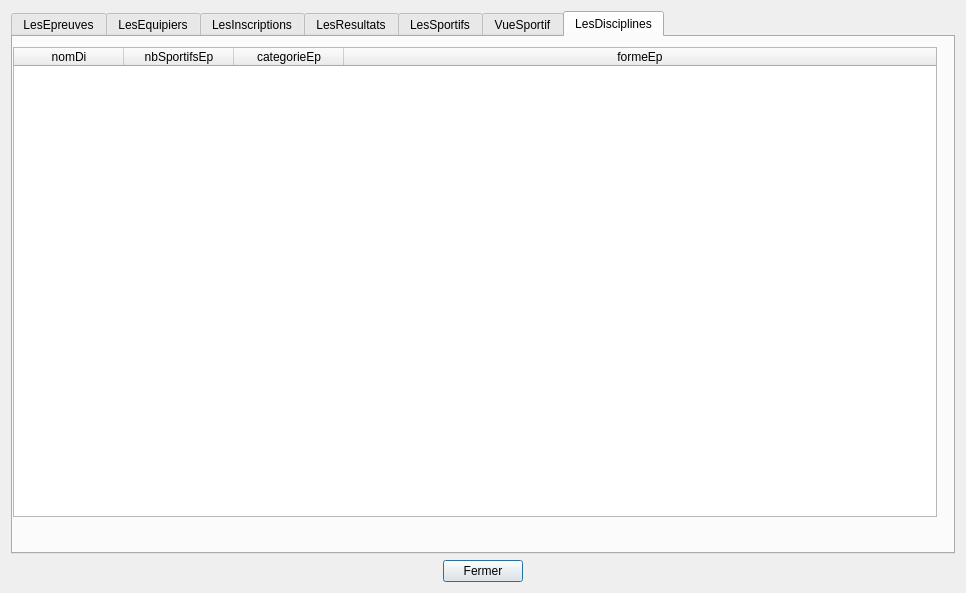
<?xml version="1.0" encoding="UTF-8"?>
<ui version="4.0">
 <class>tablesData</class>
 <widget class="QDialog" name="tablesData">
  <property name="geometry">
   <rect>
    <x>0</x>
    <y>0</y>
    <width>966</width>
    <height>593</height>
   </rect>
  </property>
  <property name="sizePolicy">
   <sizepolicy hsizetype="Preferred" vsizetype="Preferred">
    <horstretch>0</horstretch>
    <verstretch>0</verstretch>
   </sizepolicy>
  </property>
  <property name="minimumSize">
   <size>
    <width>0</width>
    <height>0</height>
   </size>
  </property>
  <property name="windowTitle">
   <string>BD JO</string>
  </property>
  <layout class="QVBoxLayout" name="verticalLayout">
   <item>
    <widget class="QTabWidget" name="tabWidget">
     <property name="styleSheet">
      <string notr="true"/>
     </property>
     <property name="currentIndex">
      <number>6</number>
     </property>
     <widget class="QWidget" name="tabEpreuves">
      <attribute name="title">
       <string>LesEpreuves</string>
      </attribute>
      <layout class="QVBoxLayout" name="verticalLayout_2">
       <item>
        <widget class="QTableWidget" name="tableEpreuves">
         <property name="sizePolicy">
          <sizepolicy hsizetype="Expanding" vsizetype="Expanding">
           <horstretch>0</horstretch>
           <verstretch>0</verstretch>
          </sizepolicy>
         </property>
         <property name="minimumSize">
          <size>
           <width>0</width>
           <height>400</height>
          </size>
         </property>
         <property name="baseSize">
          <size>
           <width>0</width>
           <height>0</height>
          </size>
         </property>
         <property name="layoutDirection">
          <enum>Qt::LeftToRight</enum>
         </property>
         <property name="sizeAdjustPolicy">
          <enum>QAbstractScrollArea::AdjustToContents</enum>
         </property>
         <property name="sortingEnabled">
          <bool>true</bool>
         </property>
         <property name="columnCount">
          <number>6</number>
         </property>
         <attribute name="horizontalHeaderCascadingSectionResizes">
          <bool>true</bool>
         </attribute>
         <attribute name="horizontalHeaderMinimumSectionSize">
          <number>50</number>
         </attribute>
         <attribute name="horizontalHeaderDefaultSectionSize">
          <number>150</number>
         </attribute>
         <attribute name="horizontalHeaderHighlightSections">
          <bool>true</bool>
         </attribute>
         <attribute name="horizontalHeaderShowSortIndicator" stdset="0">
          <bool>true</bool>
         </attribute>
         <attribute name="horizontalHeaderStretchLastSection">
          <bool>true</bool>
         </attribute>
         <attribute name="verticalHeaderVisible">
          <bool>false</bool>
         </attribute>
         <column>
          <property name="text">
           <string>numEp</string>
          </property>
         </column>
         <column>
          <property name="text">
           <string>nomEp</string>
          </property>
         </column>
         <column>
          <property name="text">
           <string>formeEp</string>
          </property>
         </column>
         <column>
          <property name="text">
           <string>categorieEp</string>
          </property>
         </column>
         <column>
          <property name="text">
           <string>nbSportifsEp</string>
          </property>
         </column>
         <column>
          <property name="text">
           <string>dateEp</string>
          </property>
         </column>
        </widget>
       </item>
       <item>
        <widget class="QLabel" name="label_epreuves">
         <property name="palette">
          <palette>
           <active>
            <colorrole role="WindowText">
             <brush brushstyle="SolidPattern">
              <color alpha="255">
               <red>255</red>
               <green>0</green>
               <blue>0</blue>
              </color>
             </brush>
            </colorrole>
           </active>
           <inactive>
            <colorrole role="WindowText">
             <brush brushstyle="SolidPattern">
              <color alpha="255">
               <red>255</red>
               <green>0</green>
               <blue>0</blue>
              </color>
             </brush>
            </colorrole>
           </inactive>
           <disabled>
            <colorrole role="WindowText">
             <brush brushstyle="SolidPattern">
              <color alpha="255">
               <red>120</red>
               <green>120</green>
               <blue>120</blue>
              </color>
             </brush>
            </colorrole>
           </disabled>
          </palette>
         </property>
         <property name="text">
          <string/>
         </property>
         <property name="scaledContents">
          <bool>true</bool>
         </property>
         <property name="alignment">
          <set>Qt::AlignCenter</set>
         </property>
        </widget>
       </item>
      </layout>
     </widget>
     <widget class="QWidget" name="tabEquipiers">
      <attribute name="title">
       <string>LesEquipiers</string>
      </attribute>
      <layout class="QVBoxLayout" name="verticalLayout_4">
       <item>
        <widget class="QTableWidget" name="tableEquipiers">
         <property name="sizePolicy">
          <sizepolicy hsizetype="Expanding" vsizetype="Expanding">
           <horstretch>0</horstretch>
           <verstretch>0</verstretch>
          </sizepolicy>
         </property>
         <property name="minimumSize">
          <size>
           <width>0</width>
           <height>400</height>
          </size>
         </property>
         <property name="baseSize">
          <size>
           <width>0</width>
           <height>0</height>
          </size>
         </property>
         <property name="columnCount">
          <number>2</number>
         </property>
         <attribute name="horizontalHeaderMinimumSectionSize">
          <number>50</number>
         </attribute>
         <attribute name="horizontalHeaderDefaultSectionSize">
          <number>200</number>
         </attribute>
         <attribute name="horizontalHeaderStretchLastSection">
          <bool>true</bool>
         </attribute>
         <attribute name="verticalHeaderVisible">
          <bool>false</bool>
         </attribute>
         <column>
          <property name="text">
           <string>numEq</string>
          </property>
         </column>
         <column>
          <property name="text">
           <string>numSp</string>
          </property>
         </column>
        </widget>
       </item>
       <item>
        <widget class="QLabel" name="label_equipiers">
         <property name="palette">
          <palette>
           <active>
            <colorrole role="WindowText">
             <brush brushstyle="SolidPattern">
              <color alpha="255">
               <red>255</red>
               <green>0</green>
               <blue>0</blue>
              </color>
             </brush>
            </colorrole>
           </active>
           <inactive>
            <colorrole role="WindowText">
             <brush brushstyle="SolidPattern">
              <color alpha="255">
               <red>255</red>
               <green>0</green>
               <blue>0</blue>
              </color>
             </brush>
            </colorrole>
           </inactive>
           <disabled>
            <colorrole role="WindowText">
             <brush brushstyle="SolidPattern">
              <color alpha="255">
               <red>120</red>
               <green>120</green>
               <blue>120</blue>
              </color>
             </brush>
            </colorrole>
           </disabled>
          </palette>
         </property>
         <property name="text">
          <string/>
         </property>
         <property name="alignment">
          <set>Qt::AlignCenter</set>
         </property>
        </widget>
       </item>
      </layout>
     </widget>
     <widget class="QWidget" name="tabInscriptions">
      <attribute name="title">
       <string>LesInscriptions</string>
      </attribute>
      <layout class="QVBoxLayout" name="verticalLayout_5">
       <item>
        <widget class="QTableWidget" name="tableInscriptions">
         <attribute name="horizontalHeaderMinimumSectionSize">
          <number>50</number>
         </attribute>
         <attribute name="horizontalHeaderDefaultSectionSize">
          <number>200</number>
         </attribute>
         <attribute name="horizontalHeaderStretchLastSection">
          <bool>true</bool>
         </attribute>
         <attribute name="verticalHeaderVisible">
          <bool>false</bool>
         </attribute>
         <column>
          <property name="text">
           <string>numIn</string>
          </property>
         </column>
         <column>
          <property name="text">
           <string>numEp</string>
          </property>
         </column>
        </widget>
       </item>
       <item>
        <widget class="QLabel" name="label_inscriptions">
         <property name="palette">
          <palette>
           <active>
            <colorrole role="WindowText">
             <brush brushstyle="SolidPattern">
              <color alpha="255">
               <red>255</red>
               <green>0</green>
               <blue>0</blue>
              </color>
             </brush>
            </colorrole>
           </active>
           <inactive>
            <colorrole role="WindowText">
             <brush brushstyle="SolidPattern">
              <color alpha="255">
               <red>255</red>
               <green>0</green>
               <blue>0</blue>
              </color>
             </brush>
            </colorrole>
           </inactive>
           <disabled>
            <colorrole role="WindowText">
             <brush brushstyle="SolidPattern">
              <color alpha="255">
               <red>120</red>
               <green>120</green>
               <blue>120</blue>
              </color>
             </brush>
            </colorrole>
           </disabled>
          </palette>
         </property>
         <property name="text">
          <string/>
         </property>
         <property name="alignment">
          <set>Qt::AlignCenter</set>
         </property>
        </widget>
       </item>
      </layout>
     </widget>
     <widget class="QWidget" name="tabResultats">
      <attribute name="title">
       <string>LesResultats</string>
      </attribute>
      <layout class="QVBoxLayout" name="verticalLayout_6">
       <item>
        <widget class="QTableWidget" name="tableResultats">
         <attribute name="horizontalHeaderMinimumSectionSize">
          <number>50</number>
         </attribute>
         <attribute name="horizontalHeaderDefaultSectionSize">
          <number>200</number>
         </attribute>
         <attribute name="horizontalHeaderStretchLastSection">
          <bool>true</bool>
         </attribute>
         <attribute name="verticalHeaderVisible">
          <bool>false</bool>
         </attribute>
         <column>
          <property name="text">
           <string>numEp</string>
          </property>
         </column>
         <column>
          <property name="text">
           <string>gold</string>
          </property>
         </column>
         <column>
          <property name="text">
           <string>silver</string>
          </property>
         </column>
         <column>
          <property name="text">
           <string>bronze</string>
          </property>
         </column>
        </widget>
       </item>
       <item>
        <widget class="QLabel" name="label_resultats">
         <property name="palette">
          <palette>
           <active>
            <colorrole role="WindowText">
             <brush brushstyle="SolidPattern">
              <color alpha="255">
               <red>255</red>
               <green>0</green>
               <blue>0</blue>
              </color>
             </brush>
            </colorrole>
           </active>
           <inactive>
            <colorrole role="WindowText">
             <brush brushstyle="SolidPattern">
              <color alpha="255">
               <red>255</red>
               <green>0</green>
               <blue>0</blue>
              </color>
             </brush>
            </colorrole>
           </inactive>
           <disabled>
            <colorrole role="WindowText">
             <brush brushstyle="SolidPattern">
              <color alpha="255">
               <red>120</red>
               <green>120</green>
               <blue>120</blue>
              </color>
             </brush>
            </colorrole>
           </disabled>
          </palette>
         </property>
         <property name="text">
          <string/>
         </property>
         <property name="alignment">
          <set>Qt::AlignCenter</set>
         </property>
        </widget>
       </item>
      </layout>
     </widget>
     <widget class="QWidget" name="tabSportifs">
      <attribute name="title">
       <string>LesSportifs</string>
      </attribute>
      <layout class="QVBoxLayout" name="verticalLayout_7">
       <item>
        <widget class="QTableWidget" name="tableSportifs">
         <attribute name="horizontalHeaderMinimumSectionSize">
          <number>50</number>
         </attribute>
         <attribute name="horizontalHeaderDefaultSectionSize">
          <number>110</number>
         </attribute>
         <attribute name="horizontalHeaderStretchLastSection">
          <bool>true</bool>
         </attribute>
         <attribute name="verticalHeaderVisible">
          <bool>false</bool>
         </attribute>
         <column>
          <property name="text">
           <string>numSp</string>
          </property>
         </column>
         <column>
          <property name="text">
           <string>nomSp</string>
          </property>
         </column>
         <column>
          <property name="text">
           <string>prenomSp</string>
          </property>
         </column>
         <column>
          <property name="text">
           <string>pays</string>
          </property>
         </column>
         <column>
          <property name="text">
           <string>categorieSp</string>
          </property>
         </column>
         <column>
          <property name="text">
           <string>dateNaisSp</string>
          </property>
         </column>
        </widget>
       </item>
       <item>
        <widget class="QLabel" name="label_sportifs">
         <property name="palette">
          <palette>
           <active>
            <colorrole role="WindowText">
             <brush brushstyle="SolidPattern">
              <color alpha="255">
               <red>255</red>
               <green>0</green>
               <blue>0</blue>
              </color>
             </brush>
            </colorrole>
           </active>
           <inactive>
            <colorrole role="WindowText">
             <brush brushstyle="SolidPattern">
              <color alpha="255">
               <red>255</red>
               <green>0</green>
               <blue>0</blue>
              </color>
             </brush>
            </colorrole>
           </inactive>
           <disabled>
            <colorrole role="WindowText">
             <brush brushstyle="SolidPattern">
              <color alpha="255">
               <red>120</red>
               <green>120</green>
               <blue>120</blue>
              </color>
             </brush>
            </colorrole>
           </disabled>
          </palette>
         </property>
         <property name="text">
          <string/>
         </property>
         <property name="alignment">
          <set>Qt::AlignCenter</set>
         </property>
        </widget>
       </item>
      </layout>
     </widget>
     <widget class="QWidget" name="tabVueSpotif">
      <property name="enabled">
       <bool>true</bool>
      </property>
      <property name="toolTip">
       <string>&lt;html&gt;&lt;head/&gt;&lt;body&gt;&lt;p&gt;&lt;br/&gt;&lt;/p&gt;&lt;/body&gt;&lt;/html&gt;</string>
      </property>
      <property name="whatsThis">
       <string>&lt;html&gt;&lt;head/&gt;&lt;body&gt;&lt;p&gt;&lt;br/&gt;&lt;/p&gt;&lt;/body&gt;&lt;/html&gt;</string>
      </property>
      <attribute name="title">
       <string>VueSportif</string>
      </attribute>
      <layout class="QVBoxLayout" name="verticalLayout_3">
       <item>
        <widget class="QTableWidget" name="tableSportifs_2">
         <attribute name="horizontalHeaderMinimumSectionSize">
          <number>50</number>
         </attribute>
         <attribute name="horizontalHeaderDefaultSectionSize">
          <number>110</number>
         </attribute>
         <attribute name="horizontalHeaderStretchLastSection">
          <bool>true</bool>
         </attribute>
         <attribute name="verticalHeaderVisible">
          <bool>false</bool>
         </attribute>
         <column>
          <property name="text">
           <string>numSp</string>
          </property>
         </column>
         <column>
          <property name="text">
           <string>nomSp</string>
          </property>
         </column>
         <column>
          <property name="text">
           <string>prenomSp</string>
          </property>
         </column>
         <column>
          <property name="text">
           <string>pays</string>
          </property>
         </column>
         <column>
          <property name="text">
           <string>categorieSp</string>
          </property>
         </column>
         <column>
          <property name="text">
           <string>dateNaisSp</string>
          </property>
         </column>
         <column>
          <property name="text">
           <string>ageSp</string>
          </property>
         </column>
        </widget>
       </item>
       <item>
        <widget class="QLabel" name="label_sportifs_2">
         <property name="palette">
          <palette>
           <active>
            <colorrole role="WindowText">
             <brush brushstyle="SolidPattern">
              <color alpha="255">
               <red>255</red>
               <green>0</green>
               <blue>0</blue>
              </color>
             </brush>
            </colorrole>
           </active>
           <inactive>
            <colorrole role="WindowText">
             <brush brushstyle="SolidPattern">
              <color alpha="255">
               <red>255</red>
               <green>0</green>
               <blue>0</blue>
              </color>
             </brush>
            </colorrole>
           </inactive>
           <disabled>
            <colorrole role="WindowText">
             <brush brushstyle="SolidPattern">
              <color alpha="255">
               <red>120</red>
               <green>120</green>
               <blue>120</blue>
              </color>
             </brush>
            </colorrole>
           </disabled>
          </palette>
         </property>
         <property name="text">
          <string/>
         </property>
         <property name="alignment">
          <set>Qt::AlignCenter</set>
         </property>
        </widget>
       </item>
      </layout>
     </widget>
     <widget class="QWidget" name="tabLesDisciplines">
      <attribute name="title">
       <string>LesDisciplines</string>
      </attribute>
      <widget class="QTableWidget" name="tableDisciplines">
       <property name="geometry">
        <rect>
         <x>0</x>
         <y>10</y>
         <width>924</width>
         <height>470</height>
        </rect>
       </property>
       <attribute name="horizontalHeaderMinimumSectionSize">
        <number>50</number>
       </attribute>
       <attribute name="horizontalHeaderDefaultSectionSize">
        <number>110</number>
       </attribute>
       <attribute name="horizontalHeaderStretchLastSection">
        <bool>true</bool>
       </attribute>
       <attribute name="verticalHeaderVisible">
        <bool>false</bool>
       </attribute>
       <column>
        <property name="text">
         <string>nomDi</string>
        </property>
       </column>
       <column>
        <property name="text">
         <string>nbSportifsEp</string>
        </property>
       </column>
       <column>
        <property name="text">
         <string>categorieEp</string>
        </property>
       </column>
       <column>
        <property name="text">
         <string>formeEp</string>
        </property>
       </column>
      </widget>
      <widget class="QLabel" name="label_Disciplines">
       <property name="geometry">
        <rect>
         <x>0</x>
         <y>490</y>
         <width>924</width>
         <height>17</height>
        </rect>
       </property>
       <property name="palette">
        <palette>
         <active>
          <colorrole role="WindowText">
           <brush brushstyle="SolidPattern">
            <color alpha="255">
             <red>255</red>
             <green>0</green>
             <blue>0</blue>
            </color>
           </brush>
          </colorrole>
         </active>
         <inactive>
          <colorrole role="WindowText">
           <brush brushstyle="SolidPattern">
            <color alpha="255">
             <red>255</red>
             <green>0</green>
             <blue>0</blue>
            </color>
           </brush>
          </colorrole>
         </inactive>
         <disabled>
          <colorrole role="WindowText">
           <brush brushstyle="SolidPattern">
            <color alpha="255">
             <red>120</red>
             <green>120</green>
             <blue>120</blue>
            </color>
           </brush>
          </colorrole>
         </disabled>
        </palette>
       </property>
       <property name="text">
        <string/>
       </property>
       <property name="alignment">
        <set>Qt::AlignCenter</set>
       </property>
      </widget>
     </widget>
    </widget>
   </item>
   <item>
    <layout class="QHBoxLayout" name="horizontalLayout">
     <item>
      <spacer name="horizontalSpacer">
       <property name="orientation">
        <enum>Qt::Horizontal</enum>
       </property>
       <property name="sizeHint" stdset="0">
        <size>
         <width>40</width>
         <height>20</height>
        </size>
       </property>
      </spacer>
     </item>
     <item>
      <widget class="QPushButton" name="pushButton">
       <property name="text">
        <string>Fermer</string>
       </property>
      </widget>
     </item>
     <item>
      <spacer name="horizontalSpacer_2">
       <property name="orientation">
        <enum>Qt::Horizontal</enum>
       </property>
       <property name="sizeHint" stdset="0">
        <size>
         <width>40</width>
         <height>20</height>
        </size>
       </property>
      </spacer>
     </item>
    </layout>
   </item>
  </layout>
 </widget>
 <resources/>
 <connections>
  <connection>
   <sender>pushButton</sender>
   <signal>clicked()</signal>
   <receiver>tablesData</receiver>
   <slot>close()</slot>
   <hints>
    <hint type="sourcelabel">
     <x>529</x>
     <y>582</y>
    </hint>
    <hint type="destinationlabel">
     <x>323</x>
     <y>169</y>
    </hint>
   </hints>
  </connection>
 </connections>
 <slots>
  <slot>refreshSpectaclesData()</slot>
  <slot>refreshZonesData()</slot>
  <slot>refreshRepresentationsData()</slot>
 </slots>
</ui>
